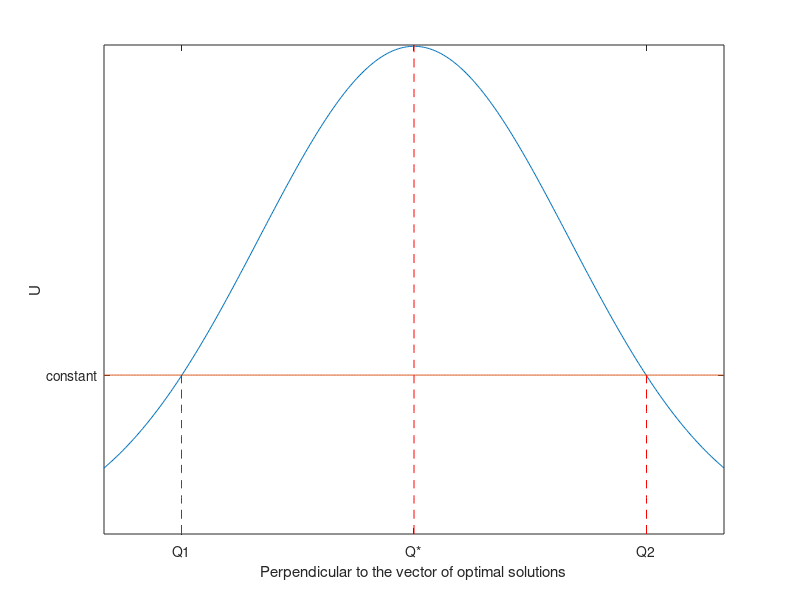

Recreate this plot in MATLAB.
x1 = [-2:.01:2];
y1 = normpdf(x1,0,1);

plot(x1,y1)

threshold = 0.13;
hold on

plot(x1,zeros(length(x1),1)+threshold)

hold on
yy = 0:0.01:0.4;
plot(zeros(length(yy),1),yy,'--','Color','r')

hold on 
yy = 0:0.01:threshold;
plot(zeros(length(yy),1)-1.5,yy,'--','Color','r')

hold on 
yy = 0:0.01:threshold;
plot(zeros(length(yy),1)+1.5,yy,'--','Color','r')

xticks([-1.5, 0, 1.5])
xticklabels({'Q1', 'Q*', 'Q2'})
xlabel('Perpendicular to the vector of optimal solutions')

yticks([threshold])
yticklabels({'constant'})
ylabel('U')
